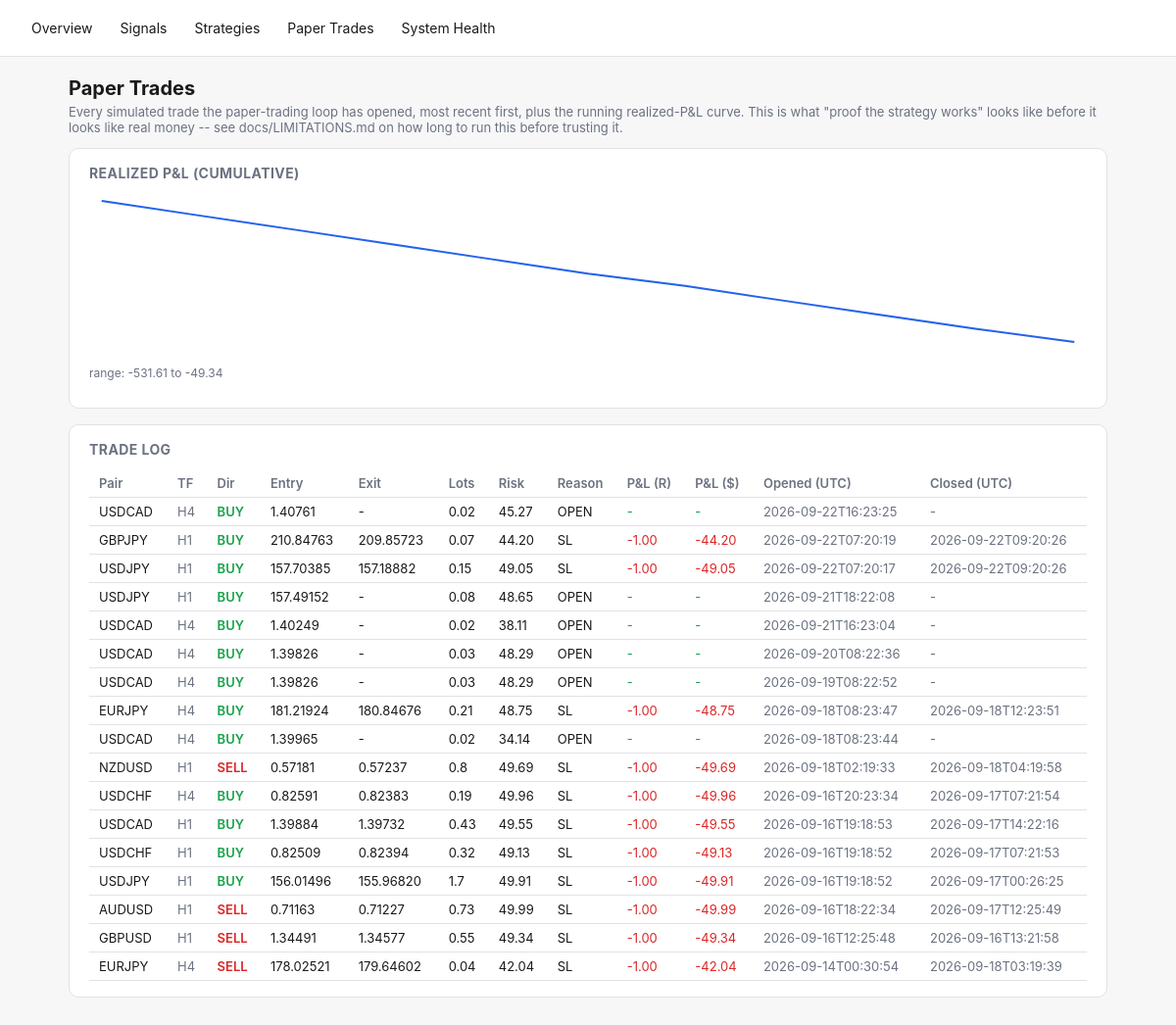
Screenshot of /paper-trades with the database file from the repository.
### tables this page shows
CREATE TABLE paper_trades (
    id INTEGER PRIMARY KEY AUTOINCREMENT,
    signal_id TEXT REFERENCES signals(id),
    pair TEXT NOT NULL,
    direction TEXT NOT NULL,
    entry_time TEXT NOT NULL,
    entry_price REAL NOT NULL,
    stop_loss REAL NOT NULL,
    take_profit REAL NOT NULL,
    lots REAL,                 -- position size at entry (fx_engine.position_sizing), if it could be computed
    risk_amount REAL,          -- dollar amount risked at entry, lots * stop_distance * pip_value
    exit_time TEXT,
    exit_price REAL,
    exit_reason TEXT,
    pnl_r REAL,
    pnl_amount REAL,           -- real dollar P&L = pnl_r * risk_amount (NULL if risk_amount unknown)
    created_at TEXT NOT NULL
, timeframe TEXT NOT NULL DEFAULT 'H4');

### fx_engine/dashboard.py (the view)
    @app.route("/paper-trades")
    def paper_trades_page():
        d = get_db()
        curve = d.paper_equity_curve()
        return render_template(
            "paper_trades.html", trades=d.recent_paper_trades(limit=200), curve=curve,
            svg_points=_equity_curve_svg_points(curve),
            curve_min=min((p["cumulative"] for p in curve), default=0.0),
            curve_max=max((p["cumulative"] for p in curve), default=0.0),
        )

### fx_engine/dashboard.py (called while the page is built)
def _equity_curve_svg_points(curve: list[dict], width: int = 640, height: int = 160, pad: int = 8) -> str:
    if len(curve) < 2:
        return ""
    values = [p["cumulative"] for p in curve]
    lo, hi = min(values), max(values)
    span = (hi - lo) or 1.0
    n = len(values)
    points = []
    for i, v in enumerate(values):
        x = pad + (i / (n - 1)) * (width - 2 * pad)
        y = pad + (1 - (v - lo) / span) * (height - 2 * pad)
        points.append(f"{x:.1f},{y:.1f}")
    return " ".join(points)

### fx_engine/db.py (called while the page is built)
    @contextmanager
    def _conn(self):
        conn = sqlite3.connect(self.path)
        conn.row_factory = sqlite3.Row
        try:
            yield conn
            conn.commit()
        finally:
            conn.close()

    def recent_paper_trades(self, limit: int = 100) -> list[dict]:
        with self._conn() as conn:
            rows = conn.execute(
                "SELECT * FROM paper_trades ORDER BY created_at DESC LIMIT ?", (limit,),
            ).fetchall()
        return [dict(r) for r in rows]

    def paper_equity_curve(self) -> list[dict]:
        with self._conn() as conn:
            rows = conn.execute(
                """SELECT exit_time, pnl_amount FROM paper_trades
                   WHERE exit_time IS NOT NULL AND pnl_amount IS NOT NULL
                   ORDER BY exit_time ASC"""
            ).fetchall()
        cumulative = 0.0
        curve = []
        for r in rows:
            cumulative += r["pnl_amount"]
            curve.append({"exit_time": r["exit_time"], "pnl_amount": r["pnl_amount"], "cumulative": cumulative})
        return curve

### fx_engine/templates/paper_trades.html (shortened to what this page needs)
{% extends "base.html" %}
{% block content %}
<h1>Paper Trades</h1>
<p class="lede">Every simulated trade the paper-trading loop has opened, most recent first, plus the running
realized-P&amp;L curve. This is what "proof the strategy works" looks like before it looks like real money -- see
docs/LIMITATIONS.md on how long to run this before trusting it.</p>
<div class="card">
  <h2>Realized P&amp;L (cumulative)</h2>
  {% if svg_points %}
  <svg viewBox="0 0 640 160" width="100%" height="160" preserveAspectRatio="none">
    <polyline points="{{ svg_points }}" fill="none" stroke="var(--accent)" stroke-width="2" />
  </svg>
  <p class="muted" style="font-size:12px;">range: {{ "%.2f"|format(curve_min) }} to {{ "%.2f"|format(curve_max) }}</p>
  {% else %}
  <p class="muted">Not enough closed trades yet for a curve (need at least 2).</p>
  {% endif %}
</div>
<div class="card">
  <h2>Trade Log</h2>
  <div class="overflow">
  <table>
    <tr>
      <th>Pair</th><th>TF</th><th>Dir</th><th>Entry</th><th>Exit</th><th>Lots</th><th>Risk</th>
      <th>Reason</th><th>P&amp;L (R)</th><th>P&amp;L ($)</th><th>Opened (UTC)</th><th>Closed (UTC)</th>
    </tr>
    {% for t in trades %}
    <tr>
      <td>{{ t.pair }}</td>
      <td class="muted">{{ t.timeframe or "H4" }}</td>
      <td class="{{ 'buy' if t.direction=='BUY' else 'sell' }}">{{ t.direction }}</td>
      <td>{{ "%.5f"|format(t.entry_price) }}</td>
      <td>{{ "%.5f"|format(t.exit_price) if t.exit_price is not none else "-" }}</td>
      <td>{{ t.lots if t.lots is not none else "-" }}</td>
      <td>{{ "%.2f"|format(t.risk_amount) if t.risk_amount is not none else "-" }}</td>
      <td>{{ t.exit_reason or "OPEN" }}</td>
      <td style="color:{{ 'var(--green)' if (t.pnl_r or 0) >= 0 else 'var(--red)' }}">
        {{ "%.2f"|format(t.pnl_r) if t.pnl_r is not none else "-" }}
      </td>
      <td style="color:{{ 'var(--green)' if (t.pnl_amount or 0) >= 0 else 'var(--red)' }}">
        {{ "%.2f"|format(t.pnl_amount) if t.pnl_amount is not none else "-" }}
      </td>
      <td class="muted">{{ t.entry_time[:19] }}</td>
      <td class="muted">{{ t.exit_time[:19] if t.exit_time else "-" }}</td>
    </tr>
    {% else %}
    <tr><td colspan="12" class="muted">No paper trades yet -- run `python -m fx_engine.main paper --once`.</td></tr>
    {% endfor %}
  </table>
  </div>
</div>
{% endblock %}

### fx_engine/templates/base.html (style rules this page uses)
:root { --bg:#f7f7f8; --fg:#1a1a1a; --card:#ffffff; --border:#e2e2e5; --accent:#2563eb; --green:#16a34a; --red:#dc2626; --amber:#d97706; --muted:#6b7280; }
* { box-sizing: border-box; }
body { margin:0; font-family:-apple-system,BlinkMacSystemFont,"Segoe UI",sans-serif; background:var(--bg); color:var(--fg); }
.card { background:var(--card); border:1px solid var(--border); border-radius:10px; padding:16px 20px; margin-bottom:16px; }
table { width:100%; border-collapse:collapse; font-size:13px; }
th, td { text-align:left; padding:6px 10px; border-bottom:1px solid var(--border); white-space:nowrap; }
th { color:var(--muted); font-weight:600; }
.buy { color:var(--green); font-weight:600; }
.sell { color:var(--red); font-weight:600; }
.muted { color:var(--muted); }
h1 { font-size:20px; margin:0 0 4px; }
h2 { font-size:14px; margin:0 0 12px; color:var(--muted); text-transform:uppercase; letter-spacing:.03em; }
p.lede { color:var(--muted); font-size:13px; margin-top:0; }
.overflow { overflow-x:auto; }

### rows the page displays
paper_trades: pair "USDCAD", timeframe "H4", direction "BUY", entry_price "1.40761", exit_price "-", lots "0.02", risk_amount "45.27", exit_reason "OPEN", pnl_r "-", pnl_amount "-", entry_time "2026-09-22T16:23:25", exit_time "-"
paper_trades: pair "GBPJPY", timeframe "H1", direction "BUY", entry_price "210.84763", exit_price "209.85723", lots "0.07", risk_amount "44.20", exit_reason "SL", pnl_r "-1.00", pnl_amount "-44.20", entry_time "2026-09-22T07:20:19", exit_time "2026-09-22T09:20:26"
paper_trades: pair "USDJPY", timeframe "H1", direction "BUY", entry_price "157.70385", exit_price "157.18882", lots "0.15", risk_amount "49.05", exit_reason "SL", pnl_r "-1.00", pnl_amount "-49.05", entry_time "2026-09-22T07:20:17", exit_time "2026-09-22T09:20:26"
paper_trades: pair "USDJPY", timeframe "H1", direction "BUY", entry_price "157.49152", exit_price "-", lots "0.08", risk_amount "48.65", exit_reason "OPEN", pnl_r "-", pnl_amount "-", entry_time "2026-09-21T18:22:08", exit_time "-"
paper_trades: pair "USDCAD", timeframe "H4", direction "BUY", entry_price "1.40249", exit_price "-", lots "0.02", risk_amount "38.11", exit_reason "OPEN", pnl_r "-", pnl_amount "-", entry_time "2026-09-21T16:23:04", exit_time "-"
paper_trades: pair "USDCAD", timeframe "H4", direction "BUY", entry_price "1.39826", exit_price "-", lots "0.03", risk_amount "48.29", exit_reason "OPEN", pnl_r "-", pnl_amount "-", entry_time "2026-09-20T08:22:36", exit_time "-"
paper_trades: pair "USDCAD", timeframe "H4", direction "BUY", entry_price "1.39826", exit_price "-", lots "0.03", risk_amount "48.29", exit_reason "OPEN", pnl_r "-", pnl_amount "-", entry_time "2026-09-19T08:22:52", exit_time "-"
paper_trades: pair "EURJPY", timeframe "H4", direction "BUY", entry_price "181.21924", exit_price "180.84676", lots "0.21", risk_amount "48.75", exit_reason "SL", pnl_r "-1.00", pnl_amount "-48.75", entry_time "2026-09-18T08:23:47", exit_time "2026-09-18T12:23:51"
paper_trades: pair "USDCAD", timeframe "H4", direction "BUY", entry_price "1.39965", exit_price "-", lots "0.02", risk_amount "34.14", exit_reason "OPEN", pnl_r "-", pnl_amount "-", entry_time "2026-09-18T08:23:44", exit_time "-"
paper_trades: pair "NZDUSD", timeframe "H1", direction "SELL", entry_price "0.57181", exit_price "0.57237", lots "0.8", risk_amount "49.69", exit_reason "SL", pnl_r "-1.00", pnl_amount "-49.69", entry_time "2026-09-18T02:19:33", exit_time "2026-09-18T04:19:58"
paper_trades: pair "USDCHF", timeframe "H4", direction "BUY", entry_price "0.82591", exit_price "0.82383", lots "0.19", risk_amount "49.96", exit_reason "SL", pnl_r "-1.00", pnl_amount "-49.96", entry_time "2026-09-16T20:23:34", exit_time "2026-09-17T07:21:54"
paper_trades: pair "USDCAD", timeframe "H1", direction "BUY", entry_price "1.39884", exit_price "1.39732", lots "0.43", risk_amount "49.55", exit_reason "SL", pnl_r "-1.00", pnl_amount "-49.55", entry_time "2026-09-16T19:18:53", exit_time "2026-09-17T14:22:16"
paper_trades: pair "USDCHF", timeframe "H1", direction "BUY", entry_price "0.82509", exit_price "0.82394", lots "0.32", risk_amount "49.13", exit_reason "SL", pnl_r "-1.00", pnl_amount "-49.13", entry_time "2026-09-16T19:18:52", exit_time "2026-09-17T07:21:53"
paper_trades: pair "USDJPY", timeframe "H1", direction "BUY", entry_price "156.01496", exit_price "155.96820", lots "1.7", risk_amount "49.91", exit_reason "SL", pnl_r "-1.00", pnl_amount "-49.91", entry_time "2026-09-16T19:18:52", exit_time "2026-09-17T00:26:25"
paper_trades: pair "AUDUSD", timeframe "H1", direction "SELL", entry_price "0.71163", exit_price "0.71227", lots "0.73", risk_amount "49.99", exit_reason "SL", pnl_r "-1.00", pnl_amount "-49.99", entry_time "2026-09-16T18:22:34", exit_time "2026-09-17T12:25:49"
paper_trades: pair "GBPUSD", timeframe "H1", direction "SELL", entry_price "1.34491", exit_price "1.34577", lots "0.55", risk_amount "49.34", exit_reason "SL", pnl_r "-1.00", pnl_amount "-49.34", entry_time "2026-09-16T12:25:48", exit_time "2026-09-16T13:21:58"
paper_trades: pair "EURJPY", timeframe "H4", direction "SELL", entry_price "178.02521", exit_price "179.64602", lots "0.04", risk_amount "42.04", exit_reason "SL", pnl_r "-1.00", pnl_amount "-42.04", entry_time "2026-09-14T00:30:54", exit_time "2026-09-18T03:19:39"

### other values shown
{{ "%.2f"|format(curve_min) }} "-531.61"
{{ "%.2f"|format(curve_max) }} "-49.34"
